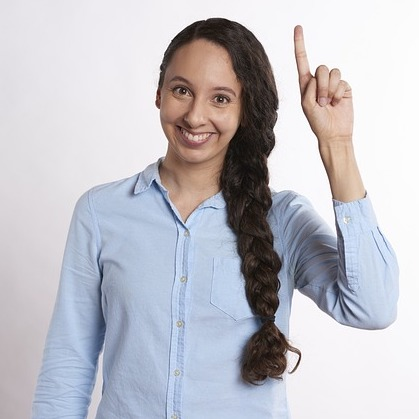
#> input picture Hand/pointing_up.jpg, 419 x 419 px, given in place of the camera
$ python HandGesture.py
#> lines starting #> are read from the running program, lines starting #| are printed output that depends on the picture
import pyautogui
import cv2
import numpy as np
import time

# Constants
FRAME_HEIGHT = 480
FRAME_WIDTH = 640
REGION_TOP = 0
REGION_BOTTOM = int(2 * FRAME_HEIGHT / 3)
REGION_LEFT = int(FRAME_WIDTH / 2)
REGION_RIGHT = FRAME_WIDTH
CALIBRATION_TIME = 30
BG_WEIGHT = 0.5
OBJ_THRESHOLD = 18
CURSOR_SPEED = 5

class HandData:
    # [26 lines left out: functions __init__, update, check_for_waving, not called in this run]

def get_region(frame):
    region = frame[REGION_TOP:REGION_BOTTOM, REGION_LEFT:REGION_RIGHT]
    region = cv2.cvtColor(region, cv2.COLOR_BGR2GRAY)
    region = cv2.GaussianBlur(region, (5, 5), 0)
    return region

def get_average(region):
    global background
    if background is None:
        background = region.copy().astype("float")
        return
    cv2.accumulateWeighted(region, background, BG_WEIGHT)

# [59 lines left out: functions segment, get_hand_data, count_fingers, most_frequent, not called in this run]

# Initialize cooldown variables
waving_cooldown_duration = 0.5 # Cooldown between waves
tap_cooldown_duration = 0.7  # Cooldown for finger tap


# [13 lines left out: function perform_gesture_action, not called in this run]

    # Add other gesture handling logic here if needed

background = None
hand = None
frames_elapsed = 0

capture = cv2.VideoCapture(1)  # Use the correct camera index (0 or 1)

while True:
    ret, frame = capture.read()
#> frame is the input picture: shape (419, 419, 3); mean B, G, R 199.1, 192.2, 193.1
    if not ret:
        print("Error: Failed to capture frame")
        break
    frame = cv2.resize(frame, (FRAME_WIDTH, FRAME_HEIGHT))
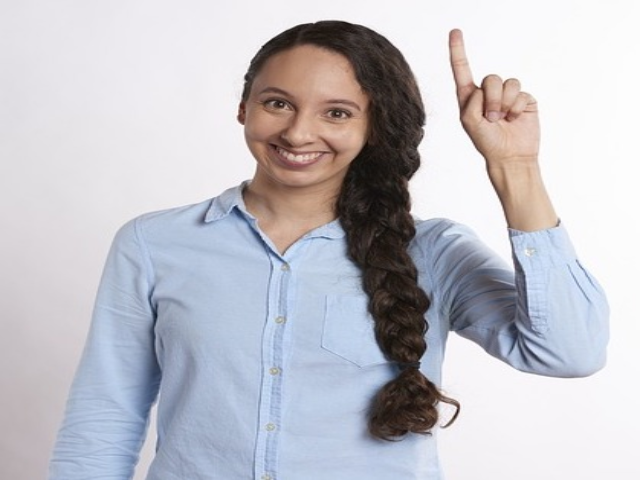
#> frame: shape (480, 640, 3); mean B, G, R 199, 192.1, 193
    frame = cv2.flip(frame, 1)
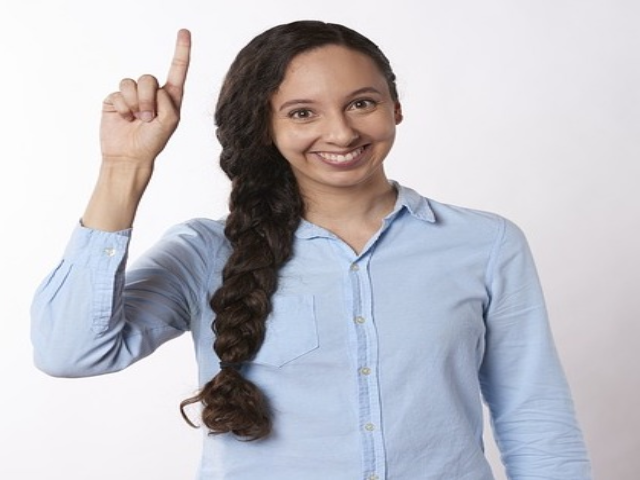
#> frame: shape (480, 640, 3); mean B, G, R 199, 192.1, 193
    region = get_region(frame)
#> in get_region, `region = frame[REGION_TOP:REGION_BOTTOM, REGION_LEFT:REGION_RIGHT]`:
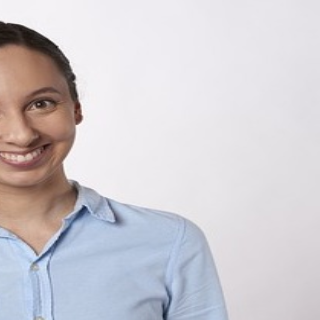
#> region: shape (320, 320, 3); mean B, G, R 209.2, 204, 207.6
#> in get_region, `region = cv2.cvtColor(region, cv2.COLOR_BGR2GRAY)`:
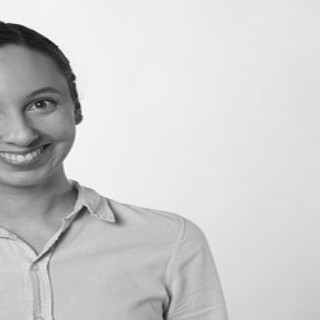
#> region: shape (320, 320); min 14, max 252, mean 205.7
    if frames_elapsed < CALIBRATION_TIME:
        get_average(region)
    else:
        region_pair = segment(region)
        if region_pair is not None:
            thresholded_region, segmented_region = region_pair
            get_hand_data(thresholded_region, segmented_region)
            if hand.is_in_frame:
               perform_gesture_action(hand)

    cv2.imshow("Camera Input", frame)
    frames_elapsed += 1
    if cv2.waitKey(1) & 0xFF == ord('x'):
#> (key x is pressed here)
        break

capture.release()
cv2.destroyAllWindows()

$ run again, on Hand/thumbs_down.jpg
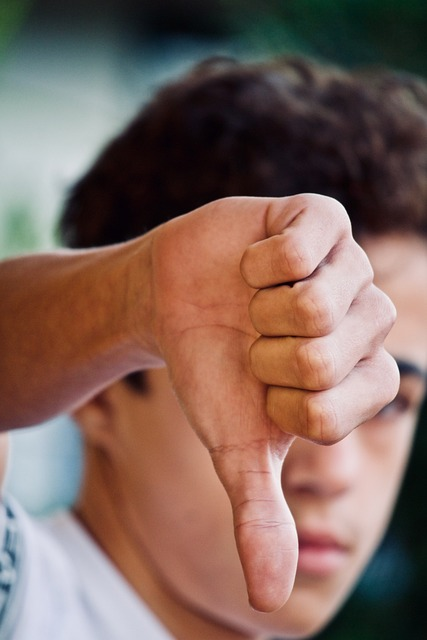
#> input picture Hand/thumbs_down.jpg, 427 x 640 px, given in place of the camera
#> frame is the input picture: shape (640, 427, 3); mean B, G, R 92.6, 101.7, 127.6
#> `frame = cv2.flip(frame, 1)`:
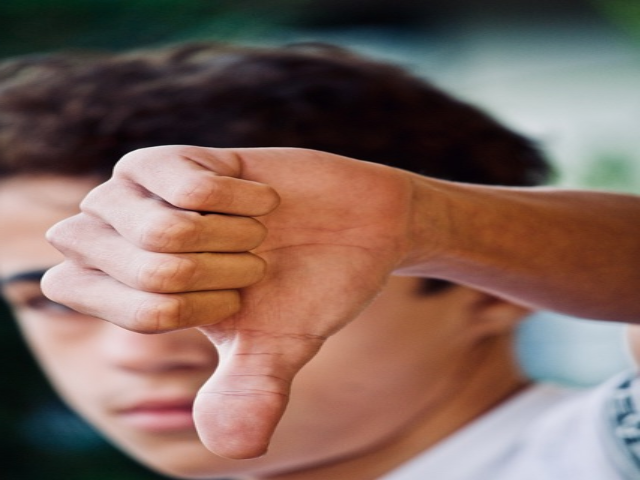
#> frame: shape (480, 640, 3); mean B, G, R 92.5, 101.6, 127.5
#> in get_region, `region = cv2.cvtColor(region, cv2.COLOR_BGR2GRAY)`:
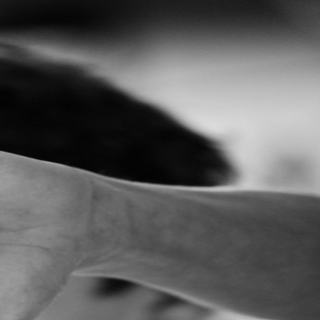
#> region: shape (320, 320); min 2, max 219, mean 91.6

$ run again, on Hand/thumbs_up.jpg
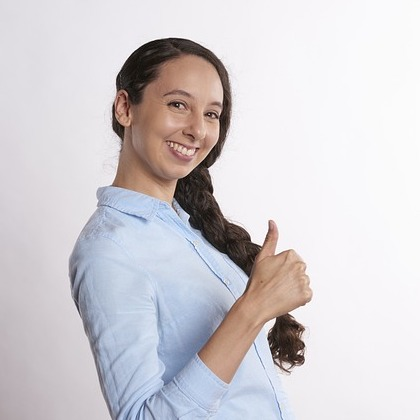
#> input picture Hand/thumbs_up.jpg, 420 x 420 px, given in place of the camera
#> frame is the input picture: shape (420, 420, 3); mean B, G, R 210.5, 206.7, 210.5
#> `frame = cv2.flip(frame, 1)`:
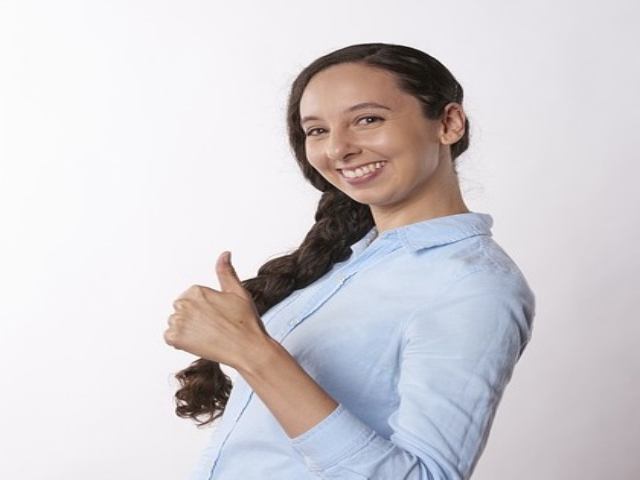
#> frame: shape (480, 640, 3); mean B, G, R 210.4, 206.6, 210.4
#> in get_region, `region = cv2.cvtColor(region, cv2.COLOR_BGR2GRAY)`:
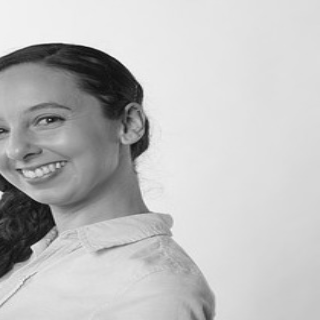
#> region: shape (320, 320); min 8, max 251, mean 190.9
